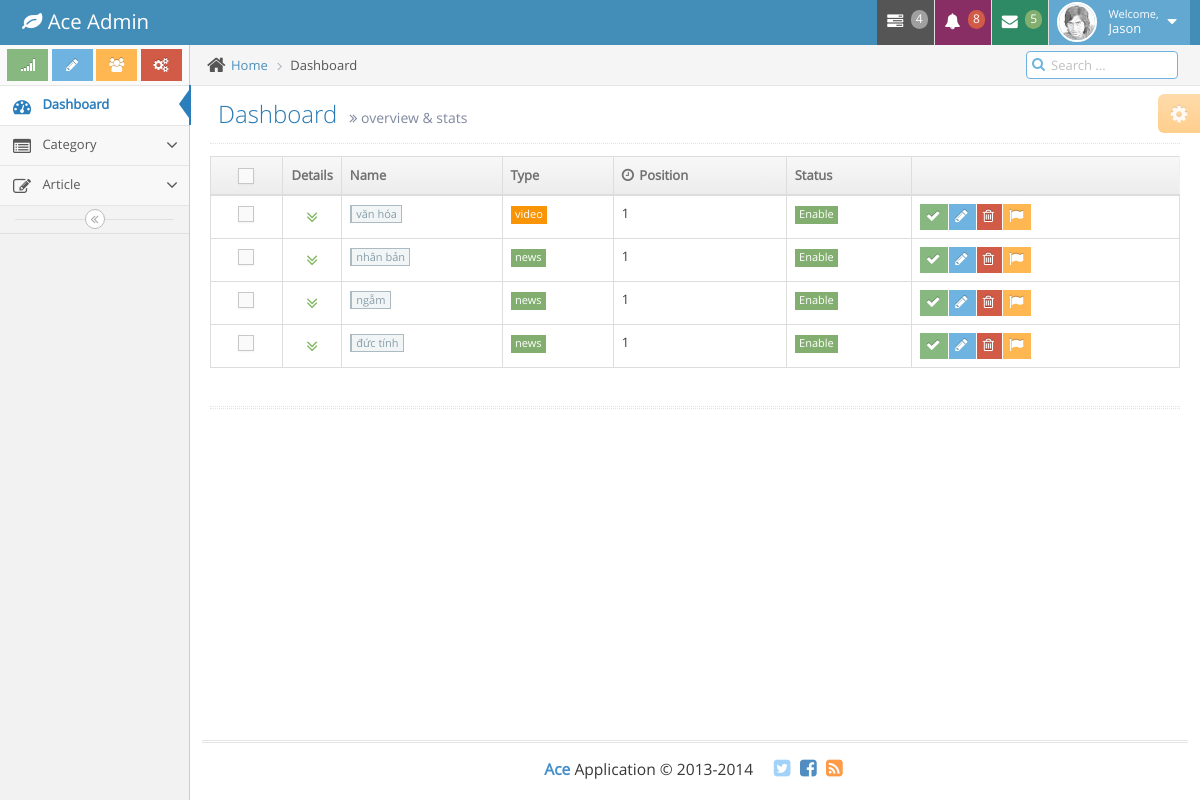
The app's page /admin/index.php with its own data.
### tables this page shows
CREATE TABLE IF NOT EXISTS `categories` (
  `id` int(11) NOT NULL,
  `name` varchar(255) NOT NULL,
  `slug` varchar(255) NOT NULL,
  `type` varchar(20) NOT NULL,
  `position` int(11) NOT NULL,
  `status` tinyint(1) NOT NULL
);

### admin/index.php (called while the page is built, shortened)
<?php include './header.php'; ?>
<?php
if (filter_input(INPUT_GET, 'action') != null) {
    $action = filter_input(INPUT_GET, 'action');
} else {
    $action = 'view';
}
$controller = new $file;
$controller->invoke($action);
?>
<?php include './footer.php';

### models/category/CategoryDAO.php (called while the page is built, shortened)
<?php
require_once DOCUMENT_ROOT . '/models/category/CategoryDTO.php';
class CategoryDAO implements iBase {
    function getAll() {
        $con = DBAccessor::DBconnection();
        $query = "SELECT * FROM CATEGORIES";
        $result = mysqli_query($con, $query);
        $items = [];
        while ($row = mysqli_fetch_assoc($result)) {
            $item = new CategoryDTO();
            $item->setId($row['id']);
            $item->setName($row['name']);
            $item->setType($row['type']);
            $item->setPosition($row['position']);
            $item->setStatus($row['status']);
            $items[] = $item;
        }
        return $items;
    }
}

### models/category/CategoryDTO.php (called while the page is built, shortened)
<?php
class CategoryDTO extends MessageInfomation {
    private $name;
    private $type;
    private $position;
    private $status;
    public function getName() {
        return $this->name;
    }
    public function getType() {
        return $this->type;
    }
    public function getPosition() {
        return $this->position;
    }
    public function getStatus() {
        return $this->status;
    }
    public function setName($name) {
        $this->name = $name;
    }
    public function setType($type) {
        $this->type = $type;
    }
    public function setPosition($position) {
        $this->position = $position;
    }
    public function setStatus($status) {
        $this->status = $status;
    }
}

### admin/views/category/list.php (the view, shortened to what this page needs)
<div class="row">
    <div class="col-xs-12">
        <div class="row">
            <div class="col-xs-12">
                <table id="simple-table" class="table table-bordered table-hover">
                    <thead>
                        <tr>
                            <th class="center">
                                <label class="pos-rel">
                                    <span class="lbl"></span>
                                </label>
                            </th>
                            <th class="detail-col">Details</th>
                            <th>Name</th>
                            <th>Type</th>
                            <th>
                                <i class="ace-icon fa fa-clock-o bigger-110 hidden-480"></i>
                                Position
                            </th>
                            <th class="hidden-480">Status</th>
                            <th></th>
                        </tr>
                    </thead>
                    <tbody>
                        <?php foreach ($items as $item) { ?>
                            <tr class="">
                                <td class="center">
                                    <label class="pos-rel">
                                        <span class="lbl"></span>
                                    </label>
                                </td>
                                <td class="center">
                                    <div class="action-buttons">
                                        <a href="#" class="green bigger-140 show-details-btn" title="Show Details">
                                            <i class="ace-icon fa fa-angle-double-down"></i>
                                        </a>
                                    </div>
                                </td>
                                <td>
                                    <span class="label label-sm label-white"><?php echo $item->getName(); ?></span>
                                </td>
                                <td>
                                    <?php if ($item->getType() == 'news') { ?>
                                        <span class="label label-sm label-success"><?php echo $item->getType(); ?></span>
                                    <?php } else { ?>
                                        <span class="label label-sm label-warning"><?php echo $item->getType(); ?></span>
                                    <?php } ?>
                                </td>
                                <td class="hidden-480"><?php echo $item->getPosition(); ?></td>
                                <td class="hidden-480">
                                    <?php if ($item->getStatus() == 1) { ?>
                                        <span class="label label-sm label-success"><?php echo 'Enable'; ?></span>
                                    <?php } else { ?>
                                        <span class="label label-sm label-warning"><?php echo 'Disbale'; ?></span>
                                    <?php } ?>
                                </td>
                                <td>
                                    <div class="hidden-sm hidden-xs btn-group">
                                        <button class="btn btn-xs btn-success">
                                            <i class="ace-icon fa fa-check bigger-120"></i>
                                        </button>
                                        <button class="btn btn-xs btn-info">
                                            <i class="ace-icon fa fa-pencil bigger-120"></i>
                                        </button>
                                        <button class="btn btn-xs btn-danger">
                                            <i class="ace-icon fa fa-trash-o bigger-120"></i>
                                        </button>
                                        <button class="btn btn-xs btn-warning">
                                            <i class="ace-icon fa fa-flag bigger-120"></i>
                                        </button>
                                    </div>
                                </td>
                            </tr>
                        <?php } ?>
                    </tbody>
                </table>
            </div>
        </div>
        <div class="hr hr-18 dotted hr-double"></div>
    </div>
</div>

### admin/header.php (shortened to what this page needs)
<!DOCTYPE html>
<html lang="en">
    <head>
        <link rel="stylesheet" href="assets/css/bootstrap.min.css" />
        <link rel="stylesheet" href="assets/font-awesome/4.5.0/css/font-awesome.min.css" />
        <link rel="stylesheet" href="assets/css/ace.min.css" class="ace-main-stylesheet" id="main-ace-style" />
        <link rel="stylesheet" href="assets/css/ace-skins.min.css" />
        <link rel="stylesheet" href="assets/css/ace-rtl.min.css" />
    </head>
    <body class="no-skin">
        <?php include './inc/navbar.php'; ?>
        <div class="main-container ace-save-state" id="main-container">
            <?php include './inc/sidebar.php'; ?>
            <div class="main-content">
                <div class="main-content-inner">
                    <?php include './inc/breadcrumbs.php'; ?>
                    <div class="page-content">
                        <?php include './inc/ace-settings.php'; ?>
                        <?php include './inc/page-header.php'; ?>

### admin/inc/navbar.php (shortened to what this page needs)
<div id="navbar" class="navbar navbar-default          ace-save-state">
    <div class="navbar-container ace-save-state" id="navbar-container">
        <div class="navbar-header pull-left">
            <a href="index.html" class="navbar-brand">
                <small>
                    <i class="fa fa-leaf"></i>
                    Ace Admin
                </small>
            </a>
        </div>
        <div class="navbar-buttons navbar-header pull-right" role="navigation">
            <ul class="nav ace-nav">
                <li class="grey dropdown-modal">
                    <a data-toggle="dropdown" class="dropdown-toggle" href="#">
                        <i class="ace-icon fa fa-tasks"></i>
                        <span class="badge badge-grey">4</span>
                    </a>
                </li>
                <li class="purple dropdown-modal">
                    <a data-toggle="dropdown" class="dropdown-toggle" href="#">
                        <i class="ace-icon fa fa-bell icon-animated-bell"></i>
                        <span class="badge badge-important">8</span>
                    </a>
                </li>
                <li class="green dropdown-modal">
                    <a data-toggle="dropdown" class="dropdown-toggle" href="#">
                        <i class="ace-icon fa fa-envelope icon-animated-vertical"></i>
                        <span class="badge badge-success">5</span>
                    </a>
                </li>
                <li class="light-blue dropdown-modal">
                    <a data-toggle="dropdown" href="#" class="dropdown-toggle">
                        <img class="nav-user-photo" src="assets/images/avatars/user.jpg" alt="Jason's Photo" />
                        <span class="user-info">
                            <small>Welcome,</small>
                            Jason
                        </span>
                        <i class="ace-icon fa fa-caret-down"></i>
                    </a>
                </li>
            </ul>
        </div>
    </div>
</div>

### admin/inc/sidebar.php (shortened to what this page needs)
<div id="sidebar" class="sidebar                  responsive                    ace-save-state">
    <div class="sidebar-shortcuts" id="sidebar-shortcuts">
        <div class="sidebar-shortcuts-large" id="sidebar-shortcuts-large">
            <button class="btn btn-success">
                <i class="ace-icon fa fa-signal"></i>
            </button>
            <button class="btn btn-info">
                <i class="ace-icon fa fa-pencil"></i>
            </button>
            <button class="btn btn-warning">
                <i class="ace-icon fa fa-users"></i>
            </button>
            <button class="btn btn-danger">
                <i class="ace-icon fa fa-cogs"></i>
            </button>
        </div>
    </div>
    <ul class="nav nav-list">
        <li class="active">
            <a href="index.php">
                <i class="menu-icon fa fa-tachometer"></i>
                <span class="menu-text"> Dashboard </span>
            </a>
        </li>
        <li class="">
            <a href="#" class="dropdown-toggle">
                <i class="menu-icon fa fa-list-alt"></i>
                <span class="menu-text"> Category </span>
                <b class="arrow fa fa-angle-down"></b>
            </a>
        </li>
        <li class="">
            <a href="#" class="dropdown-toggle">
                <i class="menu-icon fa fa-pencil-square-o"></i>
                <span class="menu-text"> Article </span>
                <b class="arrow fa fa-angle-down"></b>
            </a>
        </li>
    </ul>
    <div class="sidebar-toggle sidebar-collapse" id="sidebar-collapse">
        <i id="sidebar-toggle-icon" class="ace-icon fa fa-angle-double-left ace-save-state" data-icon1="ace-icon fa fa-angle-double-left" data-icon2="ace-icon fa fa-angle-double-right"></i>
    </div>
</div>

### admin/inc/breadcrumbs.php
<div class="breadcrumbs ace-save-state" id="breadcrumbs">
    <ul class="breadcrumb">
        <li>
            <i class="ace-icon fa fa-home home-icon"></i>
            <a href="#">Home</a>
        </li>
        <li class="active">Dashboard</li>
    </ul>
    <div class="nav-search" id="nav-search">
        <form class="form-search">
            <span class="input-icon">
                <input type="text" placeholder="Search ..." class="nav-search-input" id="nav-search-input" autocomplete="off" />
                <i class="ace-icon fa fa-search nav-search-icon"></i>
            </span>
        </form>
    </div>
</div>

### admin/inc/ace-settings.php (shortened to what this page needs)
<div class="ace-settings-container" id="ace-settings-container">
    <div class="btn btn-app btn-xs btn-warning ace-settings-btn" id="ace-settings-btn">
        <i class="ace-icon fa fa-cog bigger-130"></i>
    </div>
</div>

### admin/inc/page-header.php
<div class="page-header">
    <h1>
        Dashboard
        <small>
            <i class="ace-icon fa fa-angle-double-right"></i>
            overview &amp; stats
        </small>
    </h1>
</div>

### controllers/category/CategoryController.php (shortened to what this page needs)
<?php
require_once DOCUMENT_ROOT . '/models/category/CategoryDAO.php';
class CategoryController extends BaseController{
    public function invoke($action) {
        switch ($action) {
            case 'view':
                $this->view();
                break;
        }
    }
    public function view() {
        $dao = new CategoryDAO();
        $items = $dao->getAll();
        include DOCUMENT_ROOT . '/admin/views/category/list.php';
    }
}

### admin/footer.php (shortened to what this page needs)
</div>
</div>
</div>
<div class="footer">
    <div class="footer-inner">
        <div class="footer-content">
            <span class="bigger-120">
                <span class="blue bolder">Ace</span>
                Application &copy; 2013-2014
            </span>
            <span class="action-buttons">
                <a href="#">
                    <i class="ace-icon fa fa-twitter-square light-blue bigger-150"></i>
                </a>
                <a href="#">
                    <i class="ace-icon fa fa-facebook-square text-primary bigger-150"></i>
                </a>
                <a href="#">
                    <i class="ace-icon fa fa-rss-square orange bigger-150"></i>
                </a>
            </span>
        </div>
    </div>
</div>
</div>
</body>
</html>

### records on screen
categories: name "văn hóa", type "video", position "1", status "Enable"
categories: name "nhân bản", type "news", position "1", status "Enable"
categories: name "ngẫm", type "news", position "1", status "Enable"
categories: name "đức tính", type "news", position "1", status "Enable"
